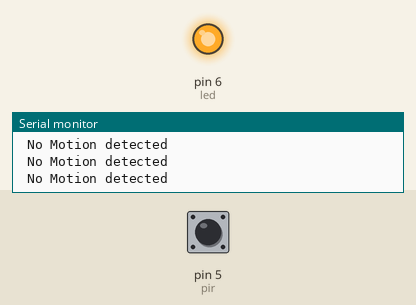
Simulated run of this sketch. Board: Arduino Uno, built with avr-gcc and run on an emulated ATmega328P. Parts: output pins drawn as LEDs (lit = HIGH), the last lines printed to the serial monitor. Dashed ring = blinking. Inputs (shaded band) come from the test bench; at power-on: pin 5 (pir) LOW.

Above: at 1.2 s.
1.3 s: pin 5 (pir) driven HIGH
At 2.5 s:
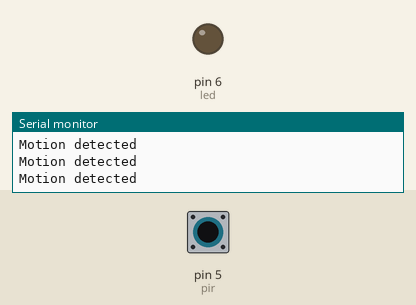
2.8 s: pin 5 (pir) driven LOW
At 4.1 s:
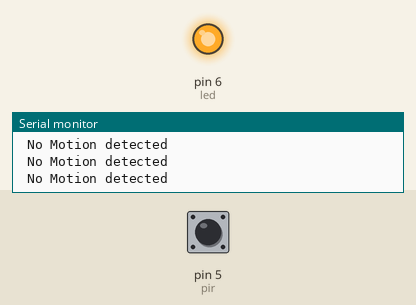
5.8 s: pin 5 (pir) pulsed HIGH 2 times (0.12 s each, 0.3 s apart)
At 6.03 s:
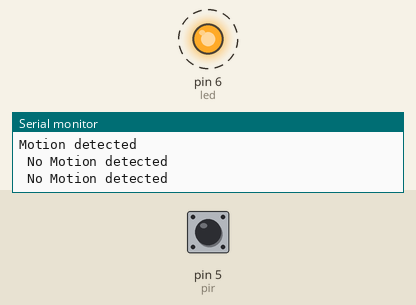
9.4 s: pin 5 (pir) pulsed HIGH 5 times (0.12 s each, 0.3 s apart)
At 11.9 s:
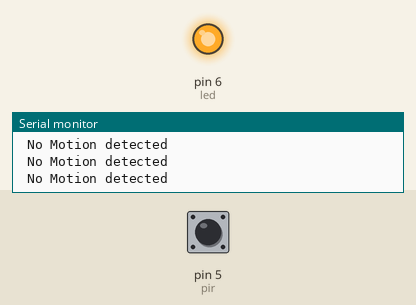
Timing chart, 0 to 13.4 s (numbered marks = the images above; inputs shaded):
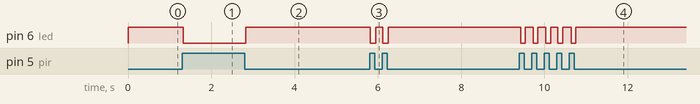

The sketch:

Automatic_light_using_motion_detector.ino
```cpp
/*
 * PROGRAM FOR AUTOMATATED LIGHT SYSTEM.
 * DEVELOPER- AKASH.M
 * DATE -23/01/2020
 * COMPANY -ENVISION LAB
 * VERSION - 1.0
 */
int pir = 5;
int a = 0;
int led = 6;
void setup() {
pinMode(led, OUTPUT);
pinMode(pir,INPUT);
Serial.begin(9600);
}
void loop(){
a = digitalRead(pir);
if(a==1)
{
  Serial.println("Motion detected");
  digitalWrite(led,LOW);

}
else if(a==0)
{

  Serial.println(" No Motion detected");
  digitalWrite(led,HIGH);

}
}
```

Measured:
- after the input at 1.3 s, pin 6 (led): HIGH → LOW at once
- after the input at 2.8 s, pin 6 (led): LOW → HIGH at once
- after the input at 5.8 s, pin 6 (led): alternates HIGH for 0.17 s and LOW for 0.13 s, 4 changes in all, then stays HIGH, starting at once
- after the input at 9.4 s, pin 6 (led): alternates HIGH for 0.19 s and LOW for 0.11 s, 10 changes in all, then stays HIGH, starting at once
